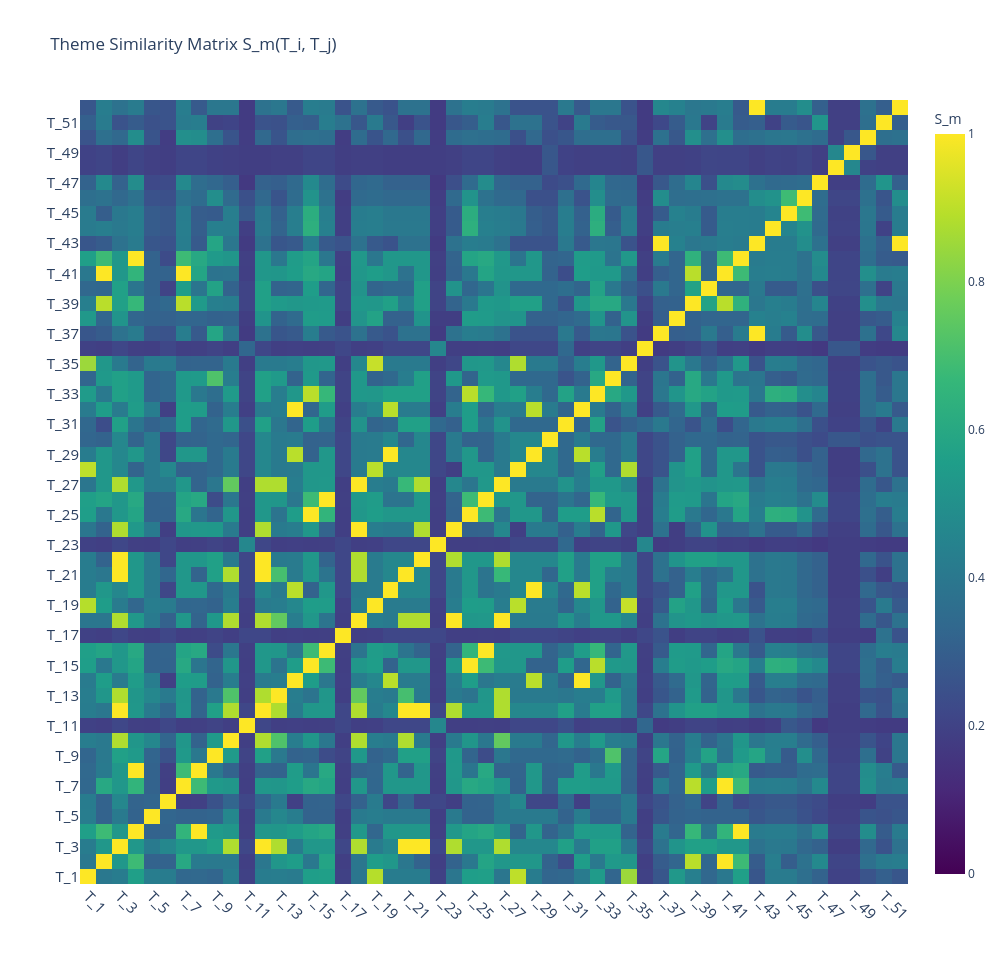

Write notebook code for a chart like this one.
### Markdown cell above
## 图2: 相似度矩阵热力图

### Code cell
fig = plot_similarity_heatmap(sim_matrix[:, :], type_ids[:])
fig.show()

### Figure 1 — Plotly figure (JSON) as saved in the notebook; plotly's stock layout.template omitted (floating-point values rounded to 4 significant figures; data arrays with more than 128 entries replaced by an {"elided": "..."} marker saying what was removed)
{"data": [{"colorbar": {"title": {"text": "S_m"}}, "colorscale": [[0, "#440154"], [0.1111, "#482878"], [0.2222, "#3e4989"], [0.3333, "#31688e"], [0.4444, "#26828e"], [0.5556, "#1f9e89"], [0.6667, "#35b779"], [0.7778, "#6ece58"], [0.8889, "#b5de2b"], [1, "#fde725"]], "type": "heatmap", "x": ["T_1", "T_2", "T_3", "T_4", "T_5", "T_6", "T_7", "T_8", "T_9", "T_10", "T_11", "T_12", "T_13", "T_14", "T_15", "T_16", "T_17", "T_18", "T_19", "T_20", "T_21", "T_22", "T_23", "T_24", "T_25", "T_26", "T_27", "T_28", "T_29", "T_30", "T_31", "T_32", "T_33", "T_34", "T_35", "T_36", "T_37", "T_38", "T_39", "T_40", "T_41", "T_42", "T_43", "T_44", "T_45", "T_46", "T_47", "T_48", "T_49", "T_50", "T_51", "T_52"], "y": ["T_1", "T_2", "T_3", "T_4", "T_5", "T_6", "T_7", "T_8", "T_9", "T_10", "T_11", "T_12", "T_13", "T_14", "T_15", "T_16", "T_17", "T_18", "T_19", "T_20", "T_21", "T_22", "T_23", "T_24", "T_25", "T_26", "T_27", "T_28", "T_29", "T_30", "T_31", "T_32", "T_33", "T_34", "T_35", "T_36", "T_37", "T_38", "T_39", "T_40", "T_41", "T_42", "T_43", "T_44", "T_45", "T_46", "T_47", "T_48", "T_49", "T_50", "T_51", "T_52"], "z": {"elided": "52x52 float values"}, "zmax": 1, "zmin": 0}], "layout": {"height": 964, "title": {"text": "Theme Similarity Matrix S_m(T_i, T_j)"}, "width": 1004, "xaxis": {"tickangle": 45, "tickfont": {"size": 15}}, "yaxis": {"tickfont": {"size": 15}}}}
